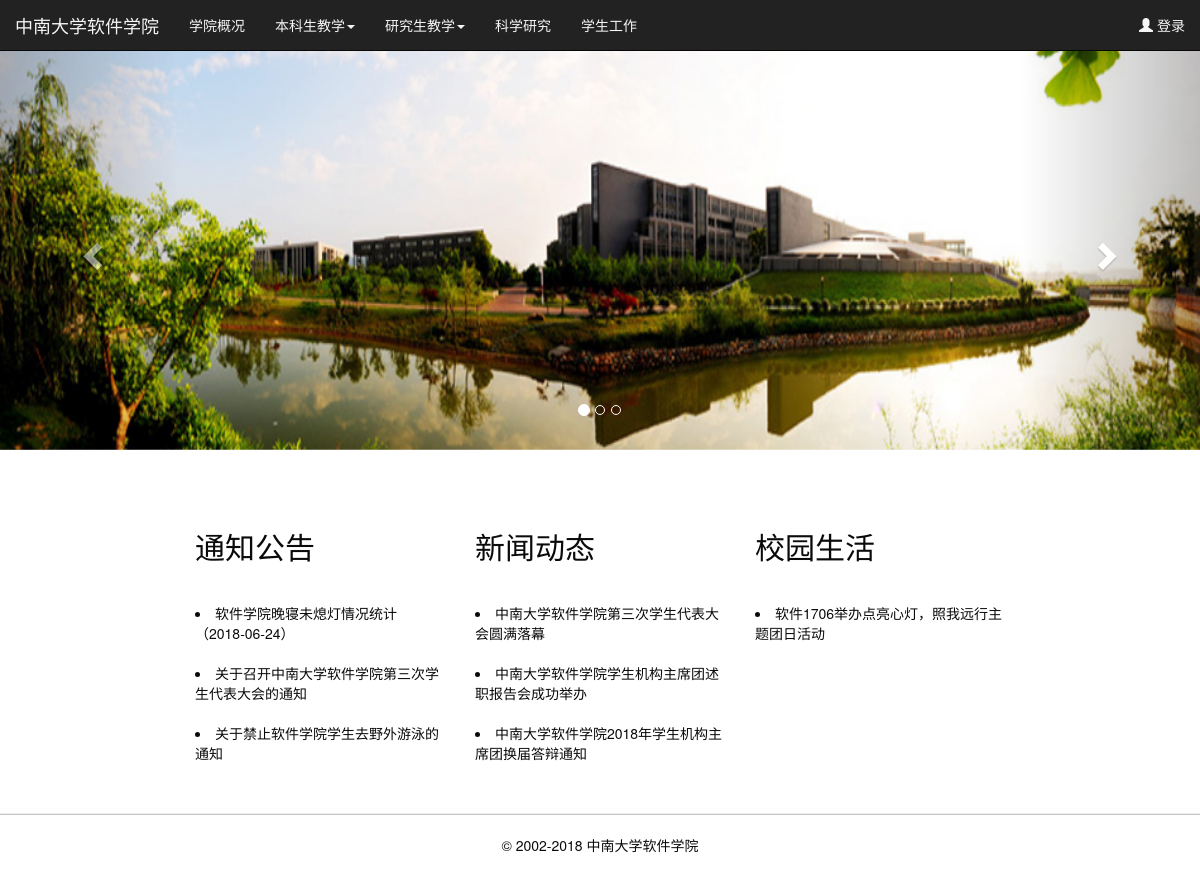
The page / on the database its author committed.
### Pages/models.py (models this page shows, shortened)
class NavbarObject(models.Model):
    page = models.ForeignKey(Page, verbose_name='页面名称', on_delete=models.CASCADE)
    serial_number = models.FloatField(verbose_name='序号')
    name = models.CharField('名称', max_length=25)
    herf = models.CharField('相对路径', max_length=100, null=True, blank=True)
    superior = models.ForeignKey('self', on_delete=models.CASCADE, null=True, blank=True, verbose_name='上级栏目')
    class Meta:
        unique_together = ('page', 'serial_number')
        verbose_name = '导航栏内容'
        verbose_name_plural = '导航栏内容'

class DisplayColumn(models.Model):
    page = models.ForeignKey(Page, verbose_name='页面名称', on_delete=models.CASCADE)
    serial_number = models.IntegerField(verbose_name='序号')
    column = models.ForeignKey(Column, verbose_name='栏目', on_delete=models.CASCADE)
    class Meta:
        unique_together = ('page', 'serial_number')
        verbose_name = '页面显示栏目'
        verbose_name_plural = '页面显示栏目'

### ArticleManagement/models.py (models this page shows, shortened)
class Column(models.Model):
    name = models.CharField('栏目名称', max_length=30)
    superior = models.ForeignKey('self', on_delete=models.SET_NULL, verbose_name='上级栏目', null=True, blank=True)
    objects = ColumnManager()
    class Meta:
        unique_together = ('name', 'superior')
        verbose_name = '栏目'
        verbose_name_plural = '栏目'

class Article(models.Model):
    article_id = models.IntegerField(verbose_name='文章编号')
    edit_time = models.DateTimeField(verbose_name='修改时间')  # 第一次创建的时间也是这个
    title = models.CharField(verbose_name='标题', max_length=30)
    author = models.CharField(verbose_name='作者', max_length=30)
    editor = models.CharField(verbose_name='编辑', max_length=30)
    content = models.TextField(verbose_name='内容', max_length=100000)
    creator = models.ForeignKey(User, on_delete=models.SET_NULL, verbose_name='创建者', null=True, blank=True)
    objects = ArticleManager()
    class Meta:
        unique_together = ('id', 'edit_time')
        verbose_name = '文章'
        verbose_name_plural = '文章'

### Pages/views/index.py (the view)
# urls.py: path('', index),
def index(request):
    navbarobj = NavbarObject.objects.filter(page__name='index').order_by('serial_number')
    navbar = []
    num = 0
    for nav in navbarobj:
        if nav.serial_number - int(nav.serial_number) == 0:
            navbar.append({
                "len": 1,
                "val": [nav],
            })
            num += 1
        else:
            num -= 1
            try:
                navbar[num]["val"].append(nav)
                navbar[num]["len"] += 1
            except:
                navbar.append({
                    "len": 0,
                    "val": [],
                })
                navbar[num]["val"].append(nav)
                navbar[num]["len"] += 1
            num += 1
    user = None
    try:
        user_id = request.session['user_id']
        user_pwd = request.session['user_pwd']
        user = AuthenticateUser(user_id, user_pwd)
    except:
        request.session['user_name'] = None
    displaycolumn = DisplayColumn.objects.filter(page__name='index').order_by('serial_number')
    col_len = displaycolumn.count()
    col_md = None
    if col_len == 0:
        displaycolumn = None
    elif col_len == 1:
        col_md = "col-md-12"
    elif col_len % 3 == 0:
        col_md = "col-md-4"
    elif col_len % 2 == 0:
        col_md = "col-md-6"
    elif col_len == 5 or col_len == 7:
        col_md = "col-md-12"
    articles = []
    if displaycolumn is not None:
        for col_index in range(len(displaycolumn)):
            col = displaycolumn[col_index].column
            article = ArchivalArticles.objects.filter(column=col).order_by('article__edit_time').reverse().values('article')
            articles.append([])
            for atc in article:
                pk = atc['article']
                a = Article.objects.get(pk=pk)
                stat = ArticleStat.objects.filter(article=a)
                if len(stat) == 0 or stat.first().stat == '发布':
                    articles[col_index].append(Article.objects.get(pk=pk))
    column = []
    if displaycolumn is not None:
        for col_index in range(len(displaycolumn)):
            col = {}
            col["title"] = displaycolumn[col_index]
            col["article"] = articles[col_index]
            column.append(col)
    return render(request, 'htmls/index.html', {
        "user": user,
        "navbar": navbar,
        "column": column,
        "col_md": col_md,
    })

### templates/htmls/index.html (shortened to what this page needs)
<!DOCTYPE html>
{% load static %}
<html lang="zh-CN">
<head>
    <link href="https://cdn.bootcss.com/bootstrap/3.3.7/css/bootstrap.css" rel="stylesheet">
    <link href="{% static "css/index.css" %}" rel="stylesheet">
</head>
<body>
    <div class="navbar navbar-inverse navbar-default navbar-fixed-top" role="navigation" id="menu-nav">
        <div class="container-fluid">
            <div class="navbar-header">
                <a id="navbar-brand" class="navbar-brand" href="/" style="color: whitesmoke">   中南大学软件学院</a>
            </div>
            <div class="navbar-collapse collapse">
                <ul class="nav navbar-nav navbar-right">
                    {% if user == None %}
                    <li><a href="#" data-toggle="modal" data-target="#LoginModal" style="color: whitesmoke"><span class="glyphicon glyphicon-user"></span>  登录  </a></li>
                    {% else %}
                    <li><a href="/usercenter/"><span class="glyphicon glyphicon-user" style="color: whitesmoke"></span>  {{ user.name }}  </a></li>
                    <li><a href="#" onclick="logout()" style="color: whitesmoke"><span class="glyphicon glyphicon-log-out"></span> 登出 </a></li>
                    {% endif %}
                </ul>
                <ul class="nav navbar-nav">
                {% for nav in navbar %}
                    {% if nav.len == 1 %}
                    <li><a href="{{ nav.val.0.herf }}" style="color: whitesmoke">{{ nav.val.0.name }}</a></li>
                    {% else %}
                    <li class="dropdown">
                    <a href="{{ nav.val.0.herf }}" class="dropdown-toggle" data-toggle="dropdown" style="color: whitesmoke">
                        {{ nav.val.0.name }}<span class="caret"></span></a>
                    </li>
                    {% endif %}
                {% endfor %}
                </ul>
            </div>
        </div>
    </div>
    <div id="carousel-example-generic" class="carousel slide" data-ride="carousel">
        <ol class="carousel-indicators">
            <li data-target="#carousel-example-generic" data-slide-to="0" class="active"></li>
            <li data-target="#carousel-example-generic" data-slide-to="1"></li>
            <li data-target="#carousel-example-generic" data-slide-to="2"></li>
        </ol>
        <div class="carousel-inner" role="listbox">
            <div class="item active">
                <img src="{% static "images/carousel1.jpg" %}">
                <div class="carousel-caption"></div>
            </div>
        </div>
        <a class="left carousel-control" href="#carousel-example-generic" role="button" data-slide="prev">
            <span class="glyphicon glyphicon-chevron-left" aria-hidden="true"></span>
        </a>
        <a class="right carousel-control" href="#carousel-example-generic" role="button" data-slide="next">
            <span class="glyphicon glyphicon-chevron-right" aria-hidden="true"></span>
        </a>
    </div>
    <div class="container-fluid summary" style="width: 70%; alignment: center">
        <div class="row" id="summary-container">
        {% if column != None %}
            {% for col in column %}
            <div class="{{ col_md }} ">
                <h2 onclick="gotoColumn('{{ col.title.column.id }}')" class="column_item">{{ col.title.column.name }}</h2>
                <p>
                {% if col.article.0 != None %}
                    <li onclick="gotoArticle({{ col.article.0.id }})" class="article_item">{{ col.article.0.title }}</li>
                {% endif %}
                {% if col.article.1 != None %}
                    <li onclick="gotoArticle({{ col.article.1.id }})" class="article_item">{{ col.article.1.title }}</li>
                {% endif %}
                {% if col.article.2 != None %}
                    <li onclick="gotoArticle({{ col.article.2.id }})" class="article_item">{{ col.article.2.title }}</li>
                {% endif %}
            </div>
            {% endfor %}
        {% endif %}
        </div>
        <footer id="footer">
            <br>
            <hr>
            <p align="center">&copy; 2002-2018 中南大学软件学院 </p>
        </footer>
    </div>
</body>
</html>

### templates/static/css/index.css (style rules this page uses)
body { padding-top: 50px; padding-bottom: 100px; color: #0a0a0a; }
#carousel-example-generic { width: 100%; height: 400px; margin-bottom: 60px; }
#carousel-example-generic img { height: 400px; width: 100%; }
#footer { position: absolute; bottom: 0; left: 0; width: 100%; height: 100px; }
#footer hr { height: 1px; background-color: #c5c5c5; }
.column_item { cursor: pointer; padding-bottom: 20px; }
.article_item { cursor: pointer; padding-top: 10px; padding-bottom: 10px; }

### rows shown on the page
NavbarObject: val.0.name "学院概况"
NavbarObject: val.0.name "本科生教学"
NavbarObject: val.0.name "研究生教学"
NavbarObject: val.0.name "科学研究"
NavbarObject: val.0.name "学生工作"
DisplayColumn: title.column.name "通知公告", article.0 "软件学院晚寝未熄灯情况统计（2018-06-24）", article.1 "关于召开中南大学软件学院第三次学生代表大会的通知", article.2 "关于禁止软件学院学生去野外游泳的通知"
DisplayColumn: title.column.name "新闻动态", article.0 "中南大学软件学院第三次学生代表大会圆满落幕", article.1 "中南大学软件学院学生机构主席团述职报告会成功举办", article.2 "中南大学软件学院2018年学生机构主席团换届答辩通知"
DisplayColumn: title.column.name "校园生活", article.0 "软件1706举办点亮心灯，照我远行主题团日活动"
